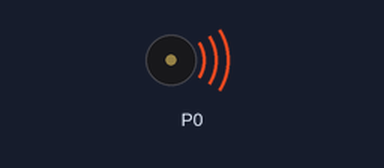
Simulated run of this program. Board: BBC micro:bit (MakeCode). Shown: buzzer (waves = sounding). At 13.6 s the program stops and its outputs stay as they are.

Above: at 0.4 s.
At 13.7 s:
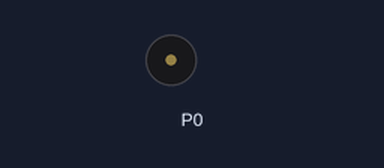
Timing chart, 0 to 15.1 s (numbered marks = the images above):
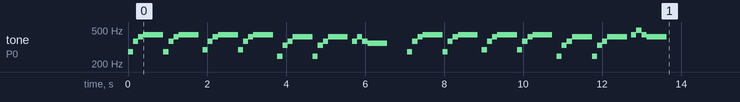

The program:

main.ts
```typescript
music.setVolume(53)
music.playTone(277, music.beat(BeatFraction.Quarter))
music.playTone(370, music.beat(BeatFraction.Quarter))
music.playTone(415, music.beat(BeatFraction.Quarter))
music.playTone(440, music.beat(BeatFraction.Whole))
music.playTone(277, music.beat(BeatFraction.Quarter))
music.playTone(370, music.beat(BeatFraction.Quarter))
music.playTone(415, music.beat(BeatFraction.Quarter))
music.playTone(440, music.beat(BeatFraction.Whole))
basic.pause(100)
music.playTone(294, music.beat(BeatFraction.Quarter))
music.playTone(370, music.beat(BeatFraction.Quarter))
music.playTone(415, music.beat(BeatFraction.Quarter))
music.playTone(440, music.beat(BeatFraction.Whole))
music.playTone(294, music.beat(BeatFraction.Quarter))
music.playTone(370, music.beat(BeatFraction.Quarter))
music.playTone(415, music.beat(BeatFraction.Quarter))
music.playTone(440, music.beat(BeatFraction.Whole))
basic.pause(100)
music.playTone(247, music.beat(BeatFraction.Quarter))
music.playTone(330, music.beat(BeatFraction.Quarter))
music.playTone(370, music.beat(BeatFraction.Quarter))
music.playTone(415, music.beat(BeatFraction.Whole))
music.playTone(247, music.beat(BeatFraction.Quarter))
music.playTone(330, music.beat(BeatFraction.Quarter))
music.playTone(370, music.beat(BeatFraction.Quarter))
music.playTone(415, music.beat(BeatFraction.Whole))
basic.pause(100)
music.playTone(370, music.beat(BeatFraction.Quarter))
music.playTone(415, music.beat(BeatFraction.Quarter))
music.playTone(370, music.beat(BeatFraction.Quarter))
music.playTone(349, music.beat(BeatFraction.Whole))
basic.pause(500)
music.playTone(277, music.beat(BeatFraction.Quarter))
music.playTone(370, music.beat(BeatFraction.Quarter))
music.playTone(415, music.beat(BeatFraction.Quarter))
music.playTone(440, music.beat(BeatFraction.Whole))
music.playTone(277, music.beat(BeatFraction.Quarter))
music.playTone(370, music.beat(BeatFraction.Quarter))
music.playTone(415, music.beat(BeatFraction.Quarter))
music.playTone(440, music.beat(BeatFraction.Whole))
basic.pause(100)
music.playTone(294, music.beat(BeatFraction.Quarter))
music.playTone(370, music.beat(BeatFraction.Quarter))
music.playTone(415, music.beat(BeatFraction.Quarter))
music.playTone(440, music.beat(BeatFraction.Whole))
music.playTone(294, music.beat(BeatFraction.Quarter))
music.playTone(370, music.beat(BeatFraction.Quarter))
music.playTone(415, music.beat(BeatFraction.Quarter))
music.playTone(440, music.beat(BeatFraction.Whole))
basic.pause(100)
music.playTone(247, music.beat(BeatFraction.Quarter))
music.playTone(330, music.beat(BeatFraction.Quarter))
music.playTone(370, music.beat(BeatFraction.Quarter))
music.playTone(415, music.beat(BeatFraction.Whole))
music.playTone(247, music.beat(BeatFraction.Quarter))
music.playTone(330, music.beat(BeatFraction.Quarter))
music.playTone(370, music.beat(BeatFraction.Quarter))
music.playTone(415, music.beat(BeatFraction.Whole))
basic.pause(100)
music.playTone(440, music.beat(BeatFraction.Quarter))
music.playTone(494, music.beat(BeatFraction.Quarter))
music.playTone(440, music.beat(BeatFraction.Quarter))
music.playTone(415, music.beat(BeatFraction.Whole))
```

test.ts
```typescript
// les tests vont ici ; cela ne sera pas compilé si ce paquet est utilisé en tant qu'extension.
```
